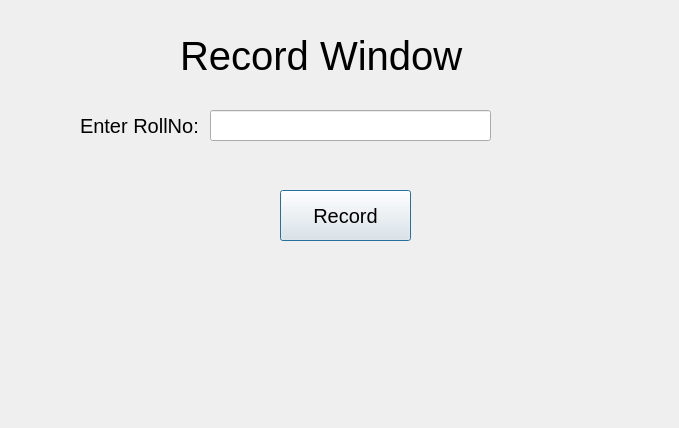
<?xml version="1.0" encoding="UTF-8"?>
<ui version="4.0">
 <class>recBox</class>
 <widget class="QDialog" name="recBox">
  <property name="geometry">
   <rect>
    <x>0</x>
    <y>0</y>
    <width>679</width>
    <height>428</height>
   </rect>
  </property>
  <property name="windowTitle">
   <string>Dialog</string>
  </property>
  <widget class="QLabel" name="label">
   <property name="geometry">
    <rect>
     <x>180</x>
     <y>20</y>
     <width>291</width>
     <height>71</height>
    </rect>
   </property>
   <property name="styleSheet">
    <string notr="true">QLabel{
font-size: 40px;
}</string>
   </property>
   <property name="text">
    <string>Record Window</string>
   </property>
  </widget>
  <widget class="QLabel" name="label_2">
   <property name="geometry">
    <rect>
     <x>80</x>
     <y>110</y>
     <width>131</width>
     <height>31</height>
    </rect>
   </property>
   <property name="styleSheet">
    <string notr="true">QLabel{
font-size: 20px;
}</string>
   </property>
   <property name="text">
    <string>Enter RollNo:</string>
   </property>
  </widget>
  <widget class="QLineEdit" name="lineEdit">
   <property name="geometry">
    <rect>
     <x>210</x>
     <y>110</y>
     <width>281</width>
     <height>31</height>
    </rect>
   </property>
   <property name="styleSheet">
    <string notr="true">QLineEdit{
font-size: 20px;
}</string>
   </property>
  </widget>
  <widget class="QPushButton" name="pushButton">
   <property name="geometry">
    <rect>
     <x>280</x>
     <y>190</y>
     <width>131</width>
     <height>51</height>
    </rect>
   </property>
   <property name="styleSheet">
    <string notr="true">QPushButton{
font-size: 20px;
}</string>
   </property>
   <property name="text">
    <string>Record</string>
   </property>
  </widget>
 </widget>
 <resources/>
 <connections/>
</ui>
